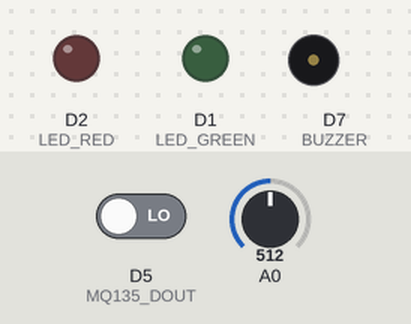
The sketch below on a simulated ESP8266 (NodeMCU). On the bench: output pins drawn as LEDs (lit = HIGH), buzzer (waves = sounding, pin HIGH). The test bench sets the inputs (shaded band); at power-on: D5 (MQ135_DOUT) LOW, A0 = 512. WiFi joins after 1.5 s; servers stay silent unless stated; uploads are accepted with an empty reply; what the sketch prints to the serial monitor is not drawn.

Above: at 0.0 s.
At 1.1 s:
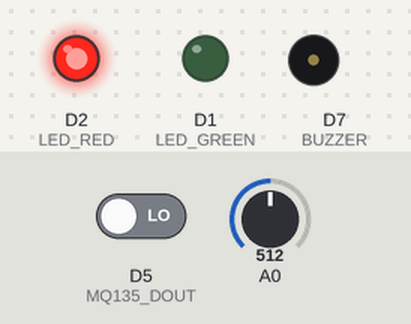
At 32.6 s:
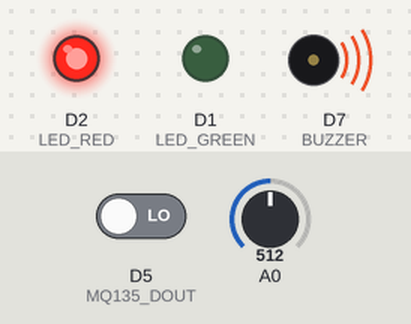
Timing chart, 0 to 34.1 s (numbered marks = the images above):
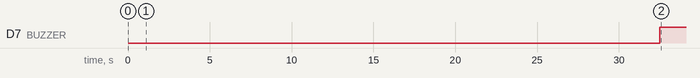

The sketch:

IDP_Integration_Node_1.ino.ino
```cpp
#include <ESP8266WiFi.h>
#include <ESP8266HTTPClient.h>
#include <WiFiClient.h>

const char* ssid = "*****";
const char* password = "*****";
const char* serverURL =  "http://10.20.120.145:8502/data";  // check your PC IP via ipconfig

#define MQ135_DOUT D5
#define LED_GREEN  D1
#define LED_RED    D2
#define BUZZER     D7
#define MQ2_THRESHOLD 300

void setup() {
  Serial.begin(115200);
  delay(1000);

  pinMode(MQ135_DOUT, INPUT);
  pinMode(LED_GREEN, OUTPUT);
  pinMode(LED_RED, OUTPUT);
  pinMode(BUZZER, OUTPUT);

  digitalWrite(LED_RED, HIGH);
  digitalWrite(LED_GREEN, LOW);
  Serial.println("Warming up...");

  for (int i = 30; i > 0; i--) {
    Serial.println("Warmup: " + String(i) + "s remaining");
    delay(1000);
  }

  WiFi.begin(ssid, password);
  Serial.print("Connecting to WiFi");
  while (WiFi.status() != WL_CONNECTED) {
    delay(500);
    Serial.print(".");
  }
  Serial.println("\nConnected. IP: " + WiFi.localIP().toString());

  digitalWrite(LED_RED, LOW);
  digitalWrite(LED_GREEN, HIGH);
  Serial.println("Ready. Monitoring...");
}

void loop() {
  int mq2Raw = analogRead(A0);
  int mq135Alert = digitalRead(MQ135_DOUT);
  bool gasDetected = (mq2Raw > MQ2_THRESHOLD) || (mq135Alert == LOW);

  if (gasDetected) {
    digitalWrite(LED_RED, HIGH);
    digitalWrite(LED_GREEN, LOW);
    digitalWrite(BUZZER, HIGH);
  } else {
    digitalWrite(LED_RED, LOW);
    digitalWrite(LED_GREEN, HIGH);
    digitalWrite(BUZZER, LOW);
  }

  Serial.println("MQ2: " + String(mq2Raw) + " | MQ135: " + String(mq135Alert == LOW ? "GAS" : "CLEAR") + " | Status: " + String(gasDetected ? "ALERT" : "SAFE"));

  // Send to dashboard
  if (WiFi.status() == WL_CONNECTED) {
    WiFiClient client;
    HTTPClient http;
    String payload = "{\"mq2\":" + String(mq2Raw) +
                     ",\"mq135_alert\":" + String(mq135Alert == LOW ? 1 : 0) +
                     ",\"gas_detected\":" + String(gasDetected ? 1 : 0) + "}";

    http.begin(client, serverURL);
    http.addHeader("Content-Type", "application/json");
    int httpCode = http.POST(payload);
    Serial.println("HTTP: " + String(httpCode));
    http.end();
  }

  delay(2000);
}
```

Measured:
- by itself, D7 (BUZZER): LOW → HIGH at 32.5 s
